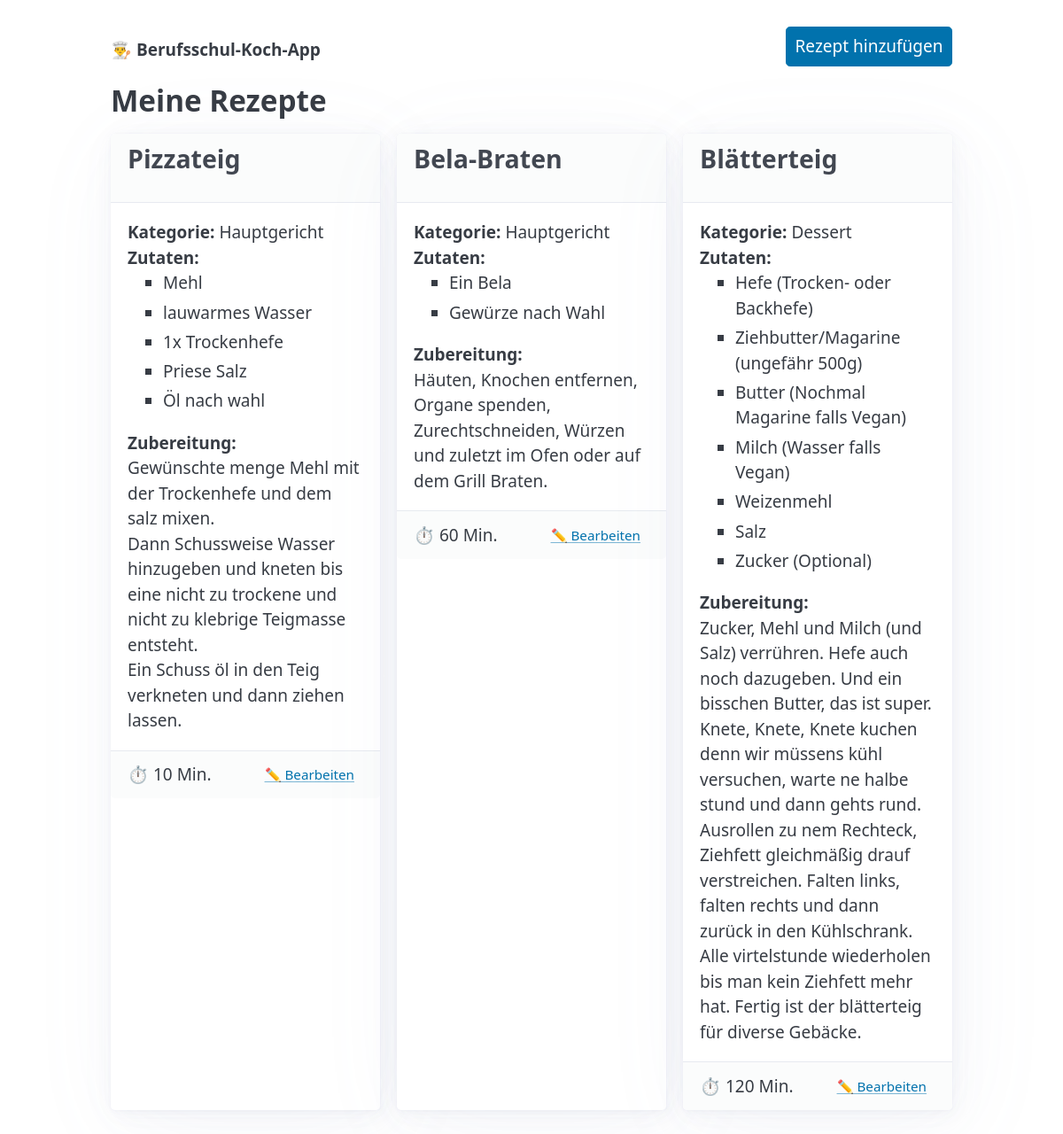
The page / on the database its author committed.
### tables this page shows
CREATE TABLE rezepte (
            id INTEGER PRIMARY KEY AUTOINCREMENT,
            titel TEXT NOT NULL,
            dauer INTEGER,
            kategorie TEXT,
            zutaten TEXT,
            anleitung TEXT
        );

### app.py (the view)
@app.route('/')
def index():
    conn = get_db_connection()
    rezepte = conn.execute('SELECT * FROM rezepte').fetchall()
    conn.close()
    return render_template('index.html', rezepte=rezepte)

### app.py (called while the page is built)
def get_db_connection():
    conn = sqlite3.connect(DB_PATH)
    conn.row_factory = sqlite3.Row
    return conn

### templates/index.html (shortened to what this page needs)
<!DOCTYPE html>
<html lang="de">
<head>
    <link rel="stylesheet" href="https://cdn.jsdelivr.net/npm/@picocss/pico@2/css/pico.min.css">
</head>
<body>
    <main class="container">
        <nav>
            <ul>
                <li><strong>👨‍🍳 Berufsschul-Koch-App</strong></li>
            </ul>
            <ul>
                <li><a href="/neu" role="button">Rezept hinzufügen</a></li>
            </ul>
        </nav>
        <h2>Meine Rezepte</h2>
        <div class="grid">
            {% for rezept in rezepte %}
            <article>
                <header><h3>{{ rezept['titel'] }}</h3></header>
                <strong>Kategorie:</strong> {{ rezept['kategorie'].capitalize() }}<br>
                <strong>Zutaten:</strong>
                <ul>
                    {% for zeile in rezept['zutaten'].split('\n') %}
                        {% set zutat_daten = zeile.split('|') %}
                        {% if zutat_daten|length == 3 %}
                            <li>
                                <strong>{{ zutat_daten[0] }} {{ zutat_daten[1] }}</strong> {{ zutat_daten[2] }}
                            </li>
                        {% endif %}
                    {% endfor %}
                </ul>
                <strong>Zubereitung:</strong>
                <p style="white-space: pre-line;">{{ rezept['anleitung'] }}</p>
                <footer>
                     <div style="display: flex; justify-content: space-between; align-items: center;">
                        <span>⏱ {{ rezept['dauer'] }} Min.</span>
                        <a href="/bearbeiten/{{ rezept['id'] }}" class="outline" style="padding: 2px 10px; font-size: 0.8rem;">✏️ Bearbeiten</a>
                     </div>
            </article>
            {% else %}
                <p>Noch keine Rezepte eingetragen. Klicke oben auf den Button!</p>
            {% endfor %}
        </div>
    </main>
</body>
</html>

### rows shown on the page
rezepte: titel "Pizzateig", kategorie "Hauptgericht", zutat_daten "Mehl" "lauwarmes Wasser" "1x Trockenhefe" "Priese Salz" "Öl nach wahl", anleitung "Gewünschte menge Mehl mit der Trockenhefe und dem salz mixen. Dann Schussweise Wasser hinzugeben und kneten bis eine nicht zu trockene und nicht zu klebrige Teigmasse entsteht. Ein Schuss öl in den Teig verkneten und dann ziehen lassen.", dauer "10"
rezepte: titel "Bela-Braten", kategorie "Hauptgericht", zutat_daten "Ein Bela" "Gewürze nach Wahl", anleitung "Häuten, Knochen entfernen, Organe spenden, Zurechtschneiden, Würzen und zuletzt im Ofen oder auf dem Grill Braten.", dauer "60"
rezepte: titel "Blätterteig", kategorie "Dessert", zutat_daten "Hefe (Trocken- oder Backhefe)" "Ziehbutter/Magarine (ungefähr 500g)" "Butter (Nochmal Magarine falls Vegan)" "Milch (Wasser falls Vegan)" "Weizenmehl" "Salz" "Zucker (Optional)", anleitung "Zucker, Mehl und Milch (und Salz) verrühren. Hefe auch noch dazugeben. Und ein bisschen Butter, das ist super. Knete, Knete, Knete kuchen denn wir müssens kühl versuchen, warte ne halbe stund und dann gehts rund. Ausrollen zu nem Rechteck, Ziehfett gleichmäßig drauf verstreichen. Falten links, falten rechts und dann zurück in den Kühlschrank. Alle virtelstunde wiederholen bis man kein Ziehfett mehr hat. Fertig ist der blätterteig für diverse Gebäcke.", dauer "120"
